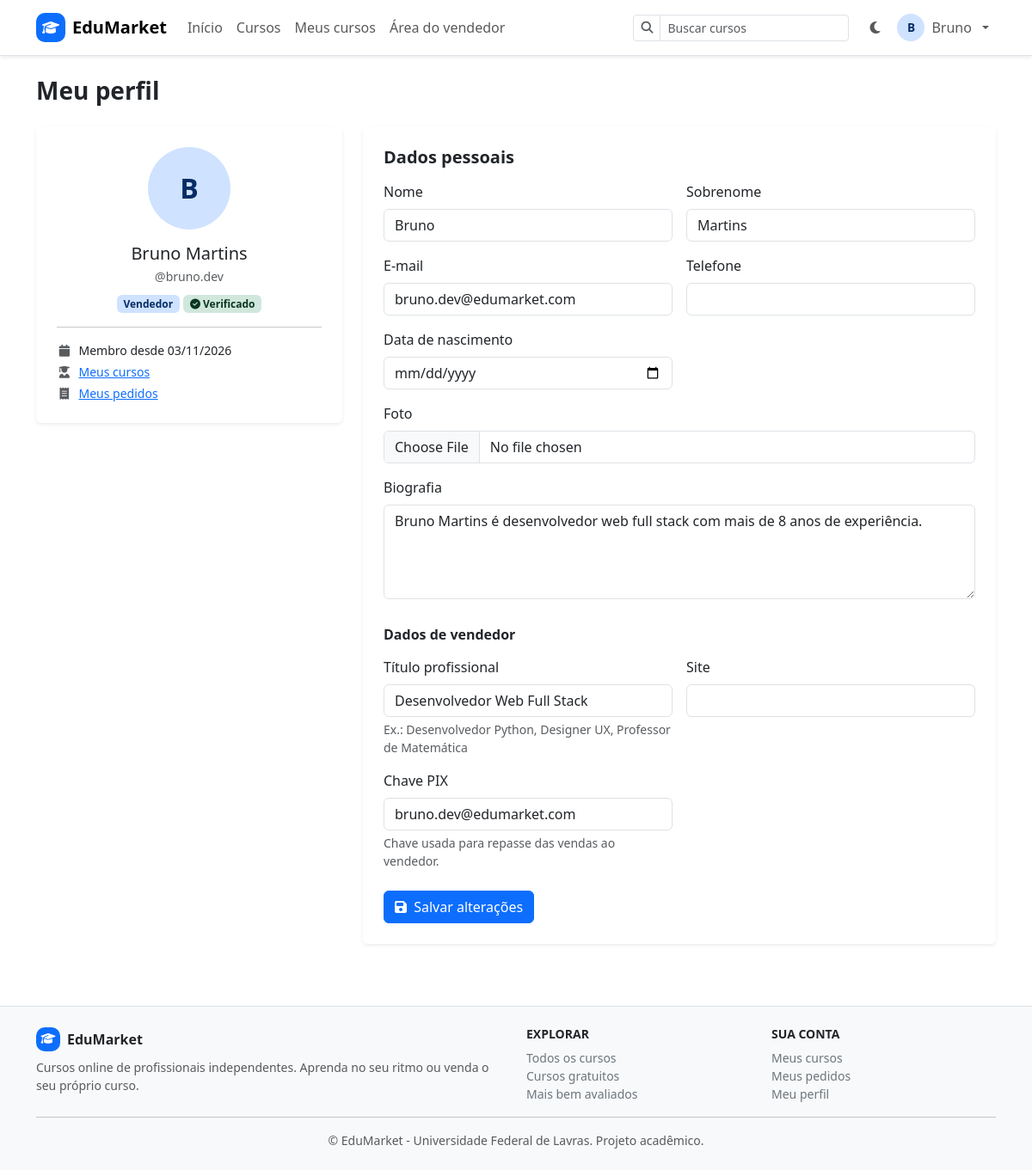
The app's page /auth/perfil (signed in) with its own data.
### usuarios/models.py (models this page shows, shortened)
class Perfil(models.Model):
    class Tipo(models.TextChoices):
        CLIENTE = "CLIENTE", "Cliente"
        VENDEDOR = "VENDEDOR", "Vendedor"
    usuario = models.OneToOneField(User, on_delete=models.CASCADE, related_name="perfil")
    tipo = models.CharField(max_length=10, choices=Tipo.choices, default=Tipo.CLIENTE)
    foto = models.ImageField(upload_to="perfis/", blank=True, null=True)
    bio = models.TextField("biografia", blank=True)
    telefone = models.CharField(max_length=20, blank=True)
    data_nascimento = models.DateField("data de nascimento", blank=True, null=True)
    titulo_profissional = models.CharField(
        "título profissional", max_length=120, blank=True,
        help_text="Ex.: Desenvolvedor Python, Designer UX, Professor de Matemática",
    )
    site = models.URLField(blank=True)
    chave_pix = models.CharField("chave PIX", max_length=120, blank=True,
                                 help_text="Chave usada para repasse das vendas ao vendedor.")
    verificado = models.BooleanField(default=False,
                                     help_text="Vendedor com identidade verificada pela plataforma.")
    criado_em = models.DateTimeField(auto_now_add=True)
    atualizado_em = models.DateTimeField(auto_now=True)
    class Meta:
        verbose_name = "perfil"
        verbose_name_plural = "perfis"
        ordering = ["usuario__username"]
    @property
    def eh_vendedor(self):
        return self.tipo == self.Tipo.VENDEDOR

### usuarios/views.py (the view)
# urls.py: path('perfil', views.perfil, name='perfil'),
@login_required
def perfil(request):
    perfil_usuario, _ = Perfil.objects.get_or_create(usuario=request.user)
    if request.method == "POST":
        form = PerfilForm(request.POST, request.FILES, instance=perfil_usuario)
        if form.is_valid():
            form.save()
            messages.success(request, 'Perfil atualizado com sucesso!')
            return redirect('perfil')
    else:
        form = PerfilForm(instance=perfil_usuario)
    return render(request, 'perfil.html', {'form': form})

### usuarios/templates/perfil.html (shortened to what this page needs)
{% extends "base.html" %}
{% block conteudo %}
    <h1 class="h3 fw-bold mb-4">Meu perfil</h1>
    <div class="row g-4">
        <div class="col-lg-4">
            <div class="card border-0 shadow-sm text-center">
                <div class="card-body p-4">
                    {% if user.perfil.foto %}
                        <img src="{{ user.perfil.foto.url }}" class="avatar-iniciais avatar-grande mb-3" alt="Sua foto">
                    {% else %}
                        <span class="avatar-iniciais avatar-grande mb-3">{{ user.first_name|default:user.username|slice:":1"|upper }}</span>
                    {% endif %}
                    <h2 class="h5 mb-1">{{ user.get_full_name|default:user.username }}</h2>
                    <p class="text-body-secondary small mb-2">@{{ user.username }}</p>
                    <span class="badge bg-primary-subtle text-primary-emphasis">{{ user.perfil.get_tipo_display }}</span>
                    {% if user.perfil.verificado %}<span class="badge bg-success-subtle text-success-emphasis"><i class="fas fa-check-circle"></i> Verificado</span>{% endif %}
                    <hr>
                    <ul class="list-unstyled small text-start mb-0">
                        <li class="mb-1"><i class="fas fa-calendar fa-fw me-2 text-body-secondary"></i>Membro desde {{ user.date_joined|date:"d/m/Y" }}</li>
                        <li class="mb-1"><i class="fas fa-user-graduate fa-fw me-2 text-body-secondary"></i><a href="{% url 'meus_cursos' %}">Meus cursos</a></li>
                        <li><i class="fas fa-receipt fa-fw me-2 text-body-secondary"></i><a href="{% url 'meus_pedidos' %}">Meus pedidos</a></li>
                    </ul>
                </div>
            </div>
        </div>
        <div class="col-lg-8">
            <div class="card border-0 shadow-sm">
                <div class="card-body p-4">
                    <h2 class="h5 fw-bold mb-3">Dados pessoais</h2>
                    <form method="post" enctype="multipart/form-data">
                        <div class="row g-3">
                            {% for campo in form %}
                                <div class="{% if campo.name == 'bio' or campo.name == 'foto' %}col-12{% else %}col-md-6{% endif %}">
                                    <label class="form-label" for="{{ campo.id_for_label }}">{{ campo.label }}</label>
                                    {{ campo }}
                                    {% if campo.help_text %}<div class="form-text">{{ campo.help_text }}</div>{% endif %}
                                </div>
                                {% if campo.name == 'bio' and user.perfil.eh_vendedor %}
                                    <div class="col-12"><h2 class="h6 fw-bold mt-3 mb-0">Dados de vendedor</h2></div>
                                {% endif %}
                            {% endfor %}
                        </div>
                        <button class="btn btn-primary mt-4" type="submit"><i class="fas fa-save me-1"></i> Salvar alterações</button>
                    </form>
                </div>
            </div>
        </div>
    </div>
{% endblock %}

### cursos/templates/base.html (shortened to what this page needs)
{% load static %}
<!DOCTYPE html>
<html lang="pt-BR" data-bs-theme="light">
    <head>
        <link rel="stylesheet" href="{% static 'vendor/bootstrap/css/bootstrap.min.css' %}">
        <link rel="stylesheet" href="{% static 'vendor/fontawesome/css/all.min.css' %}">
        <link rel="stylesheet" href="{% static 'css/styles.css' %}">
    </head>
    <body class="d-flex flex-column min-vh-100">
        {% with pagina=request.resolver_match.url_name %}
        <header>
            <nav class="navbar navbar-expand-lg bg-body border-bottom shadow-sm sticky-top">
                <div class="container">
                    <a class="navbar-brand fw-bold d-flex align-items-center gap-2" href="{% url 'principal' %}">
                        <span class="marca-icone"><i class="fas fa-graduation-cap"></i></span> EduMarket
                    </a>
                    <div class="collapse navbar-collapse" id="navbarNav">
                        <ul class="navbar-nav me-auto">
                            <li class="nav-item">
                                <a class="nav-link {% if pagina == 'principal' %}active{% endif %}" {% if pagina == 'principal' %}aria-current="page"{% endif %} href="{% url 'principal' %}">Início</a>
                            </li>
                            <li class="nav-item">
                                <a class="nav-link {% if pagina == 'cursos' or pagina == 'curso_detalhes' %}active{% endif %}" href="{% url 'cursos' %}">Cursos</a>
                            </li>
                            {% if user.is_authenticated %}
                                <li class="nav-item">
                                    <a class="nav-link {% if pagina == 'meus_cursos' or pagina == 'assistir_curso' %}active{% endif %}" href="{% url 'meus_cursos' %}">Meus cursos</a>
                                </li>
                                {% if user.perfil.eh_vendedor %}
                                    <li class="nav-item">
                                        <a class="nav-link {% if pagina == 'painel_vendedor' %}active{% endif %}" href="{% url 'painel_vendedor' %}">Área do vendedor</a>
                                    </li>
                                {% endif %}
                            {% endif %}
                        </ul>
                        <form class="d-flex my-2 my-lg-0 me-lg-3" action="{% url 'cursos' %}" method="get" role="search">
                            <div class="input-group input-group-sm">
                                <span class="input-group-text bg-body"><i class="fas fa-search text-body-secondary"></i></span>
                                <input class="form-control" type="search" name="q" placeholder="Buscar cursos" aria-label="Buscar cursos" value="{{ request.GET.q }}">
                            </div>
                        </form>
                        <ul class="navbar-nav align-items-lg-center gap-lg-1">
                            <li class="nav-item">
                                <button class="btn btn-link nav-link" id="botaoTema" type="button" title="Alternar tema claro/escuro" aria-label="Alternar tema claro/escuro">
                                    <i class="fas fa-moon"></i>
                                </button>
                            </li>
                            {% if user.is_authenticated %}
                                <li class="nav-item dropdown">
                                    <a class="nav-link dropdown-toggle d-flex align-items-center gap-2" href="#" role="button" data-bs-toggle="dropdown" aria-expanded="false">
                                        {% if user.perfil.foto %}
                                            <img src="{{ user.perfil.foto.url }}" class="avatar-iniciais" alt="">
                                        {% else %}
                                            <span class="avatar-iniciais">{{ user.first_name|default:user.username|slice:":1"|upper }}</span>
                                        {% endif %}
                                        <span>{{ user.first_name|default:user.username }}</span>
                                    </a>
                                </li>
                            {% else %}
                                <li class="nav-item"><a class="nav-link" href="{% url 'login' %}">Entrar</a></li>
                                <li class="nav-item"><a class="btn btn-primary btn-sm ms-lg-1" href="{% url 'cadastro' %}">Cadastre-se</a></li>
                            {% endif %}
                        </ul>
                    </div>
                </div>
            </nav>
        </header>
        {% endwith %}
        <main class="flex-grow-1">
            {% block conteudo_largo %}
                <div class="container my-4">
                    {% block conteudo %}
                    {% endblock %}
                </div>
            {% endblock %}
        </main>
        <footer class="bg-body-tertiary border-top mt-5">
            <div class="container py-4">
                <div class="row g-4">
                    <div class="col-md-6">
                        <a class="fw-bold text-decoration-none text-body d-inline-flex align-items-center gap-2" href="{% url 'principal' %}">
                            <span class="marca-icone" style="width:28px;height:28px;font-size:.85rem;"><i class="fas fa-graduation-cap"></i></span> EduMarket
                        </a>
                        <p class="small text-body-secondary mt-2 mb-0">Cursos online de profissionais independentes. Aprenda no seu ritmo ou venda o seu próprio curso.</p>
                    </div>
                    <div class="col-6 col-md-3">
                        <h6 class="text-uppercase small fw-bold">Explorar</h6>
                        <ul class="list-unstyled small mb-0">
                            <li><a class="link-secondary text-decoration-none" href="{% url 'cursos' %}">Todos os cursos</a></li>
                            <li><a class="link-secondary text-decoration-none" href="{% url 'cursos' %}?preco=gratuito">Cursos gratuitos</a></li>
                            <li><a class="link-secondary text-decoration-none" href="{% url 'cursos' %}?ordem=avaliados">Mais bem avaliados</a></li>
                        </ul>
                    </div>
                    <div class="col-6 col-md-3">
                        <h6 class="text-uppercase small fw-bold">Sua conta</h6>
                        <ul class="list-unstyled small mb-0">
                            {% if user.is_authenticated %}
                                <li><a class="link-secondary text-decoration-none" href="{% url 'meus_cursos' %}">Meus cursos</a></li>
                                <li><a class="link-secondary text-decoration-none" href="{% url 'meus_pedidos' %}">Meus pedidos</a></li>
                                <li><a class="link-secondary text-decoration-none" href="{% url 'perfil' %}">Meu perfil</a></li>
                            {% else %}
                                <li><a class="link-secondary text-decoration-none" href="{% url 'login' %}">Entrar</a></li>
                                <li><a class="link-secondary text-decoration-none" href="{% url 'cadastro' %}">Cadastre-se</a></li>
                                <li><a class="link-secondary text-decoration-none" href="{% url 'cadastro' %}">Quero vender cursos</a></li>
                            {% endif %}
                        </ul>
                    </div>
                </div>
                <hr>
                <p class="small text-body-secondary text-center mb-0">&copy; EduMarket - Universidade Federal de Lavras. Projeto acadêmico.</p>
            </div>
        </footer>
    </body>
</html>

### static/css/styles.css (style rules this page uses)
body { background-color: var(--bs-body-bg); }
.marca-icone { width: 34px; height: 34px; border-radius: 10px; display: inline-flex; align-items: center; justify-content: center; background: var(--bs-primary); color: #fff; font-size: 1rem; }
.avatar-iniciais { width: 32px; height: 32px; border-radius: 50%; display: inline-flex; align-items: center; justify-content: center; background: var(--bs-primary-bg-subtle); color: var(--bs-primary-text-emphasis); font-weight: 600; font-size: .85rem; object-fit: cover; }
.avatar-grande { width: 96px; height: 96px; font-size: 2rem; }

### records on screen
Perfil: form "Bruno Martins é desenvolvedor web full stack com mais de 8 anos de experiência." "Desenvolvedor Web Full Stack" "bruno.dev@edumarket.com"

### other values on screen
{{ user.first_name|default:user.username|slice:":1"|upper }} "B"
{{ user.first_name|default:user.username }} "Bruno"
{{ user.get_full_name|default:user.username }} "Bruno Martins"
{{ user.username }} "bruno.dev"
{{ user.perfil.get_tipo_display }} "Vendedor"
{{ user.date_joined|date:"d/m/Y" }} "03/11/2026"
{{ campo.label }} "Nome" "Sobrenome" "E-mail" "Telefone" "Data de nascimento" "Foto" "Biografia" "Título profissional" "Site" "Chave PIX"
{{ campo.help_text }} "Ex.: Desenvolvedor Python, Designer UX, Professor de Matemática" "Chave usada para repasse das vendas ao vendedor."
